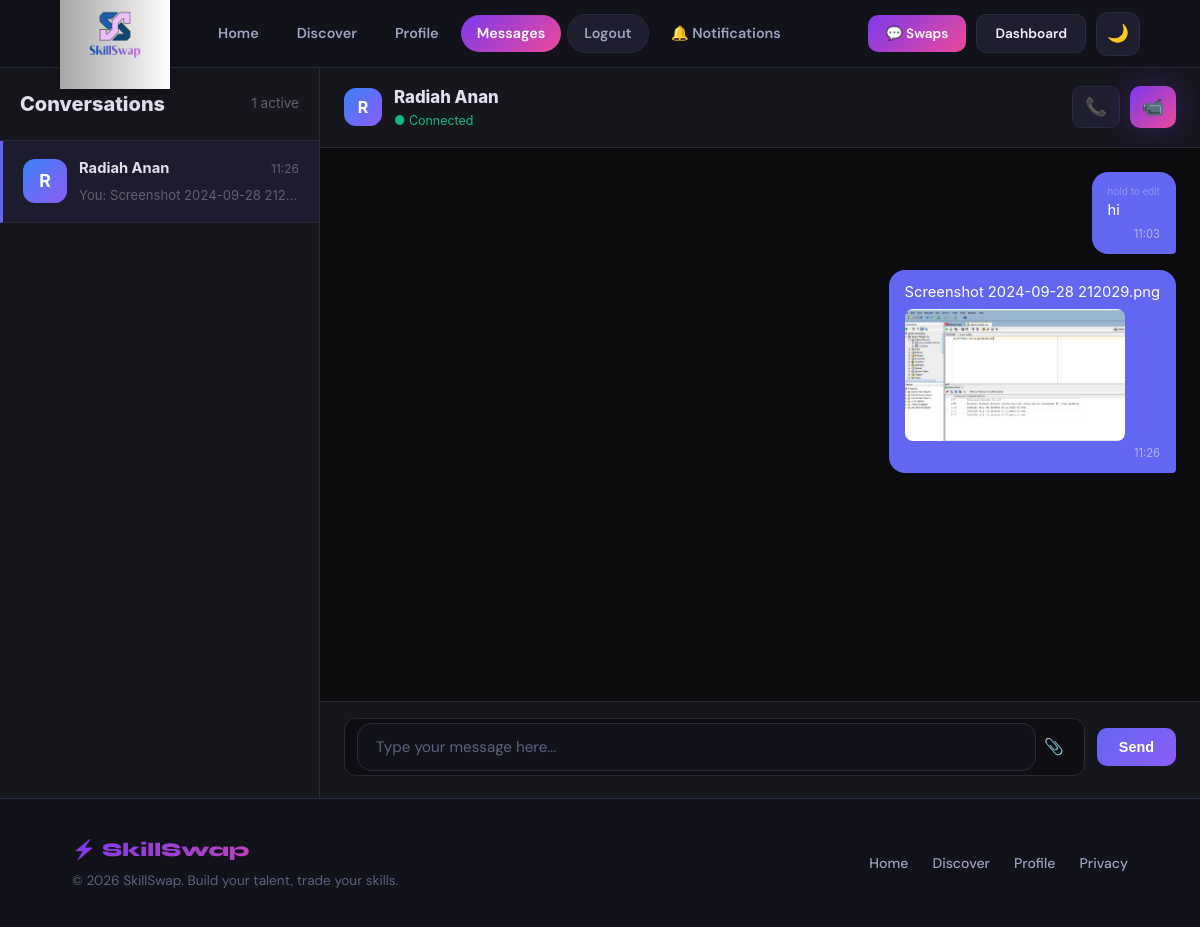
The app's page /chat.php?user_id=18 (signed in) with its own data.
### tables this page shows
CREATE TABLE `users` (
  `user_id` int(11) NOT NULL,
  `email` varchar(255) NOT NULL,
  `password_hash` varchar(255) NOT NULL,
  `username` varchar(100) DEFAULT NULL,
  `first_name` varchar(100) DEFAULT NULL,
  `last_name` varchar(100) DEFAULT NULL,
  `bio` text DEFAULT NULL,
  `location` varchar(100) DEFAULT NULL,
  `profile_picture` varchar(255) DEFAULT NULL,
  `city` varchar(100) DEFAULT NULL,
  `user_location` varchar(100) DEFAULT NULL,
  `rating_average` decimal(2,1) DEFAULT 0.0,
  `total_reviews` int(11) DEFAULT 0,
  `is_verified` tinyint(1) DEFAULT 0,
  `account_status` enum('active','suspended','deleted') DEFAULT 'active',
  `created_at` timestamp NOT NULL DEFAULT current_timestamp(),
  `updated_at` timestamp NOT NULL DEFAULT current_timestamp() ON UPDATE current_timestamp(),
  `country` varchar(100) DEFAULT NULL
);

CREATE TABLE `messages` (
  `MessageID` int(11) NOT NULL,
  `MessageText` varchar(255) NOT NULL,
  `IsRead` tinyint(1) DEFAULT 0,
  `Timestamp` datetime DEFAULT current_timestamp(),
  `sender_id` int(11) DEFAULT NULL,
  `receiver_id` int(11) DEFAULT NULL,
  `FilePath` varchar(255) DEFAULT NULL,
  `IsEdited` tinyint(1) DEFAULT 0,
  `file_path` varchar(500) DEFAULT NULL,
  `file_name` varchar(255) DEFAULT NULL,
  `file_type` varchar(100) DEFAULT NULL,
  `file_size` bigint(20) DEFAULT NULL
);

### chat.php (the view, shortened to what this page needs)
<?php
include 'db.php';
$sender_id   = intval($_SESSION['user_id']);
$receiver_id = isset($_GET['user_id']) ? intval($_GET['user_id']) : 0;
$conversation_sql = "
    SELECT
        u.user_id AS id,
        CONCAT(u.first_name, ' ', u.last_name) AS name,
        latest.MessageText,
        latest.file_name,
        latest.Timestamp,
        latest.sender_id,
        COALESCE(unread.unread_count, 0) AS unread_count
    FROM swaps s
    JOIN users u ON u.user_id = CASE WHEN s.sender_id = ? THEN s.receiver_id ELSE s.sender_id END
    LEFT JOIN messages latest ON latest.MessageID = (
        SELECT MessageID FROM messages
        WHERE (sender_id = ? AND receiver_id = u.user_id)
           OR (sender_id = u.user_id AND receiver_id = ?)
        ORDER BY Timestamp DESC LIMIT 1
    )
    LEFT JOIN (
        SELECT sender_id, COUNT(*) AS unread_count
        FROM messages
        WHERE receiver_id = ? AND IsRead = 0
        GROUP BY sender_id
    ) unread ON unread.sender_id = u.user_id
    WHERE (s.sender_id = ? OR s.receiver_id = ?) AND s.status = 'accepted'
    ORDER BY COALESCE(latest.Timestamp, s.created_at) DESC
";
$stmt = $conn->prepare($conversation_sql);
$stmt->bind_param("iiiiii", $sender_id, $sender_id, $sender_id, $sender_id, $sender_id, $sender_id);
$stmt->execute();
$conversations = $stmt->get_result()->fetch_all(MYSQLI_ASSOC);
$receiver_name = "";
$messages      = [];
if ($receiver_id > 0) {
    $u = $conn->prepare("SELECT CONCAT(first_name,' ',last_name) AS name FROM users WHERE user_id=?");
    $u->bind_param("i", $receiver_id);
    $u->execute();
    if ($row = $u->get_result()->fetch_assoc()) $receiver_name = $row['name'];
    $h = $conn->prepare("
        SELECT MessageID, sender_id, receiver_id, MessageText,
               file_path, file_name, file_type, IsEdited, Timestamp
        FROM messages
        WHERE (sender_id=? AND receiver_id=?) OR (sender_id=? AND receiver_id=?)
        ORDER BY Timestamp ASC
    ");
    $h->bind_param("iiii", $sender_id, $receiver_id, $receiver_id, $sender_id);
    $h->execute();
    $messages = $h->get_result()->fetch_all(MYSQLI_ASSOC);
}
$is_connected = false;
$swap_status  = null;
if ($receiver_id > 0) {
    $g = $conn->prepare("
        SELECT status FROM swaps
        WHERE (sender_id=? AND receiver_id=?) OR (sender_id=? AND receiver_id=?)
        ORDER BY created_at DESC LIMIT 1
    ");
    $g->bind_param("iiii", $sender_id, $receiver_id, $receiver_id, $sender_id);
    $g->execute();
    $swap_row     = $g->get_result()->fetch_assoc();
    $swap_status  = $swap_row['status'] ?? null;
    $is_connected = ($swap_status === 'accepted');
}
$last_msg_id = !empty($messages) ? (int)(end($messages)['MessageID'] ?? 0) : 0;
include 'includes/header.php';
?>
<div class="chat-layout">
    <div class="chat-sidebar">
        <div class="sidebar-header">
            <div class="sidebar-title">
                <span>Conversations</span>
                <span style="font-size:0.85rem;font-weight:400;color:var(--text-muted);"><?= count($conversations) ?> active</span>
            </div>
        </div>
        <div class="convo-list">
            <?php foreach ($conversations as $c):
                $initial    = strtoupper(substr($c['name'] ?? 'U', 0, 1));
                $isActive   = ($c['id'] == $receiver_id) ? 'active' : '';
                $timeStr    = !empty($c['Timestamp']) ? date('H:i', strtotime($c['Timestamp'])) : '';
                $prefix     = ($c['sender_id'] == $sender_id) ? 'You: ' : '';
                $displayMsg = htmlspecialchars($c['MessageText'] ?? '');
            ?>
            <a href="chat.php?user_id=<?= $c['id'] ?>" class="convo-item <?= $isActive ?>">
                <div class="convo-avatar"><?= $initial ?></div>
                <div class="convo-details">
                    <div class="convo-name-row">
                        <div class="convo-name"><?= htmlspecialchars($c['name']) ?></div>
                        <div class="convo-time"><?= $timeStr ?></div>
                    </div>
                    <div class="convo-preview"><?= $prefix . $displayMsg ?></div>
                </div>
            </a>
            <?php endforeach; ?>
        </div>
    </div>
    <div class="chat-main">
        <?php if ($receiver_id > 0 && !$is_connected): ?>
            <div class="empty-chat">
                <?php if ($swap_status === 'pending'): ?>
                    <div class="empty-icon">⏳</div>
                    <h3 style="color:#e0e0f0;margin-bottom:10px;">Request Pending</h3>
                    <p style="max-width:320px;line-height:1.6;">Messaging unlocks once they accept your swap request.</p>
                    <a href="swaps.php" style="margin-top:20px;background:#1e1e28;color:#f59e0b;border:1px solid rgba(245,158,11,0.3);padding:11px 26px;border-radius:10px;text-decoration:none;font-weight:700;">View Requests</a>
                <?php else: ?>
                    <div class="empty-icon">🔒</div>
                    <h3 style="color:#e0e0f0;margin-bottom:10px;">Not Connected</h3>
                    <p style="max-width:320px;line-height:1.6;">Send a swap request and have it accepted before messaging.</p>
                    <a href="matchmaking.php" style="margin-top:20px;background:linear-gradient(135deg,#6366f1,#8b5cf6);color:#fff;padding:11px 26px;border-radius:10px;text-decoration:none;font-weight:700;">Find Matches →</a>
                <?php endif; ?>
            </div>
        <?php elseif ($receiver_id > 0): ?>
            <div class="chat-main-header">
                <div class="active-user-info">
                    <div class="convo-avatar" style="width:38px;height:38px;font-size:1rem;"><?= strtoupper(substr($receiver_name ?? 'U', 0, 1)) ?></div>
                    <div>
                        <div class="active-user-name"><?= htmlspecialchars($receiver_name) ?></div>
                        <div class="active-user-status" id="wsStatus">● Connected</div>
                    </div>
                </div>
                <div class="header-actions">
                    <a href="call.php?user_id=<?= $receiver_id ?>&mode=audio&role=caller" target="_blank" class="btn btn-secondary btn-sm" style="font-size:1.1rem;padding:6px 12px;">📞</a>
                    <a href="call.php?user_id=<?= $receiver_id ?>&mode=video&role=caller" target="_blank" class="btn btn-primary btn-sm" style="font-size:1.1rem;padding:6px 12px;">📹</a>
                </div>
            </div>
            <div class="chat-body" id="chatBody">
                <?php
                $imgExts = ['jpg','jpeg','png','gif','webp','bmp'];
                foreach ($messages as $m):
                    $isMe    = ($m['sender_id'] == $sender_id);
                    $msgTime = date('H:i', strtotime($m['Timestamp']));
                    $ext     = strtolower(pathinfo($m['file_name'] ?? '', PATHINFO_EXTENSION));
                    $fp      = htmlspecialchars($m['file_path'] ?? '');
                    $fn      = htmlspecialchars($m['file_name'] ?? 'Download');
                ?>
                <div class="msg-row <?= $isMe ? 'sent' : 'received' ?>"
                     <?php if ($isMe): ?>
                     data-msg-id="<?= intval($m['MessageID']) ?>"
                     data-msg-text="<?= htmlspecialchars($m['MessageText'] ?? '', ENT_QUOTES) ?>"
                     data-receiver="<?= $receiver_id ?>"
                     <?php endif; ?>>
                    <div class="msg-bubble">
                        <?php if ($isMe && empty($m['file_path'])): ?>
                            <div class="msg-hint">hold to edit</div>
                        <?php endif; ?>
                        <?php if (!empty($m['MessageText'])): ?>
                            <div><?= nl2br(htmlspecialchars($m['MessageText'])) ?></div>
                        <?php endif; ?>
                        <?php if (!empty($m['file_path'])): ?>
                            <?php if (in_array($ext, $imgExts)): ?>
                                <a href="<?= $fp ?>" target="_blank">
                                    <img src="<?= $fp ?>" alt="<?= $fn ?>"
                                         style="max-width:220px;max-height:180px;border-radius:8px;margin-top:6px;display:block;cursor:pointer;">
                                </a>
                            <?php else: ?>
                                <a href="<?= $fp ?>" download="<?= $fn ?>" target="_blank" class="file-attachment">📁 <?= $fn ?></a>
                            <?php endif; ?>
                        <?php endif; ?>
                        <span class="msg-meta"><?= $msgTime ?></span>
                    </div>
                </div>
                <?php endforeach; ?>
            </div>
            <div class="chat-footer">
                <form class="chat-form" id="chatForm" action="send_message.php" method="POST">
                    <div class="input-wrap">
                        <input type="text" name="message" id="msgInput" class="chat-input" placeholder="Type your message here..." autocomplete="off">
                        <label style="cursor:pointer;padding:4px 8px;color:var(--text-muted);" title="Attach a file">
                            📎
                        </label>
                    </div>
                    <button type="submit" class="chat-submit" id="sendBtn">Send</button>
                </form>
            </div>
        <?php endif; ?>
    </div>
</div>
<?php include 'includes/footer.php'; ?>

### records on screen
users: initial "R", name "Radiah Anan", timeStr "11:26", prefix "You:", displayMsg "Screenshot 2024-09-28 212…"
messages: sender_id "hold to edit", MessageText "hi", Timestamp "11:03"
messages: MessageText "Screenshot 2024-09-28 212029.png", file_path (picture), Timestamp "11:26"

### other values on screen
count($conversations) "1"
substr($receiver_name ?? 'U', 0, 1) "R"
$receiver_name "Radiah Anan"
